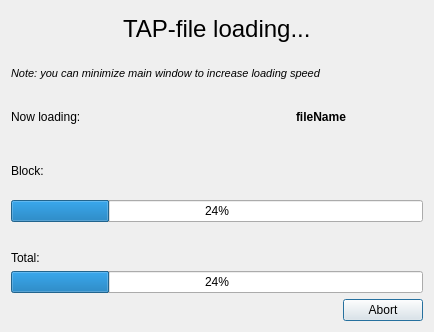
<?xml version="1.0" encoding="UTF-8"?>
<ui version="4.0">
 <class>DialogLoadingTAP</class>
 <widget class="QDialog" name="DialogLoadingTAP">
  <property name="geometry">
   <rect>
    <x>0</x>
    <y>0</y>
    <width>434</width>
    <height>332</height>
   </rect>
  </property>
  <property name="windowTitle">
   <string>Loading TAP...</string>
  </property>
  <layout class="QGridLayout" name="gridLayout">
   <item row="2" column="1" alignment="Qt::AlignHCenter">
    <widget class="QLabel" name="fileName">
     <property name="font">
      <font>
       <weight>75</weight>
       <bold>true</bold>
      </font>
     </property>
     <property name="text">
      <string>fileName</string>
     </property>
    </widget>
   </item>
   <item row="4" column="0" colspan="2" alignment="Qt::AlignBottom">
    <widget class="QProgressBar" name="progressBar_block">
     <property name="value">
      <number>24</number>
     </property>
    </widget>
   </item>
   <item row="2" column="0">
    <widget class="QLabel" name="label">
     <property name="text">
      <string>Now loading:</string>
     </property>
    </widget>
   </item>
   <item row="5" column="0" alignment="Qt::AlignBottom">
    <widget class="QLabel" name="label_3">
     <property name="text">
      <string>Total:</string>
     </property>
    </widget>
   </item>
   <item row="3" column="0" alignment="Qt::AlignBottom">
    <widget class="QLabel" name="label_4">
     <property name="text">
      <string>Block:</string>
     </property>
    </widget>
   </item>
   <item row="7" column="0" colspan="2">
    <widget class="QDialogButtonBox" name="buttonBox">
     <property name="orientation">
      <enum>Qt::Horizontal</enum>
     </property>
     <property name="standardButtons">
      <set>QDialogButtonBox::Abort</set>
     </property>
    </widget>
   </item>
   <item row="0" column="0" colspan="2" alignment="Qt::AlignHCenter|Qt::AlignVCenter">
    <widget class="QLabel" name="label_2">
     <property name="font">
      <font>
       <pointsize>18</pointsize>
       <weight>50</weight>
       <bold>false</bold>
      </font>
     </property>
     <property name="text">
      <string>TAP-file loading...</string>
     </property>
    </widget>
   </item>
   <item row="6" column="0" colspan="2">
    <widget class="QProgressBar" name="progressBar">
     <property name="value">
      <number>24</number>
     </property>
    </widget>
   </item>
   <item row="1" column="0" colspan="2">
    <widget class="QLabel" name="label_5">
     <property name="font">
      <font>
       <pointsize>8</pointsize>
       <italic>true</italic>
      </font>
     </property>
     <property name="text">
      <string>Note: you can minimize main window to increase loading speed</string>
     </property>
    </widget>
   </item>
  </layout>
 </widget>
 <resources/>
 <connections>
  <connection>
   <sender>buttonBox</sender>
   <signal>accepted()</signal>
   <receiver>DialogLoadingTAP</receiver>
   <slot>accept()</slot>
   <hints>
    <hint type="sourcelabel">
     <x>248</x>
     <y>254</y>
    </hint>
    <hint type="destinationlabel">
     <x>157</x>
     <y>274</y>
    </hint>
   </hints>
  </connection>
  <connection>
   <sender>buttonBox</sender>
   <signal>rejected()</signal>
   <receiver>DialogLoadingTAP</receiver>
   <slot>reject()</slot>
   <hints>
    <hint type="sourcelabel">
     <x>316</x>
     <y>260</y>
    </hint>
    <hint type="destinationlabel">
     <x>286</x>
     <y>274</y>
    </hint>
   </hints>
  </connection>
 </connections>
</ui>
